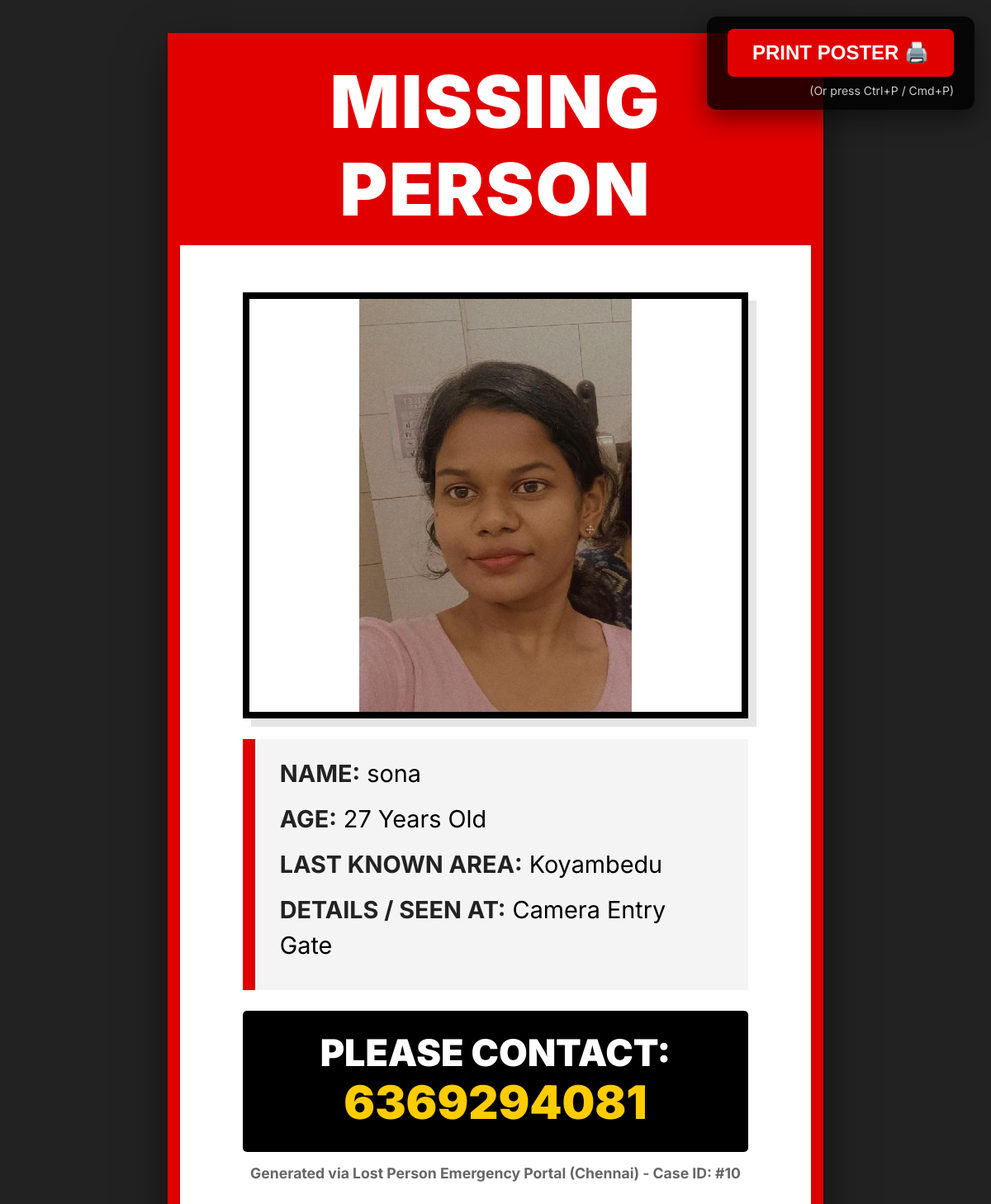
The app's page /print/10 with its own data.
### tables this page shows
CREATE TABLE alerts (
            id INTEGER PRIMARY KEY AUTOINCREMENT,
            name TEXT NOT NULL,
            age INTEGER NOT NULL,
            area TEXT NOT NULL,
            last_seen TEXT NOT NULL,
            contact TEXT NOT NULL,
            photo TEXT,
            status TEXT DEFAULT 'active'
        , device_id TEXT, is_iot_updated INTEGER DEFAULT 0, user_id INTEGER);

### app.py (the view)
@app.route('/print/<int:id>')
def print_poster(id):
    conn = get_db_connection()
    alert = conn.execute('SELECT * FROM alerts WHERE id = ?', (id,)).fetchone()
    conn.close()
    if alert is None:
        flash('Alert not found for printing.', 'error')
        return redirect(url_for('view_alerts'))
    return render_template('print_poster.html', alert=alert)

### database.py (called while the page is built)
def get_db_connection():
    conn = sqlite3.connect(DB_NAME)
    conn.row_factory = sqlite3.Row
    return conn

### templates/print_poster.html (shortened to what this page needs)
<!DOCTYPE html>
<html lang="en">
<head>
</head>
<body>
    <div class="print-btn-container no-print">
        <button class="print-btn" onclick="window.print()">PRINT POSTER 🖨️</button>
        <p style="color:#ccc; margin-top:8px; font-size: 14px; margin-bottom: 0;">(Or press Ctrl+P / Cmd+P)</p>
    </div>
    <div class="poster-container">
        <div class="header">
            MISSING PERSON
        </div>
        <div class="photo-container">
            {% if alert.photo %}
            <img src="{{ url_for('static', filename='uploads/' + alert.photo) }}" alt="Photo of {{ alert.name }}">
            {% else %}
            <div class="no-photo">NO PHOTO PROVIDED</div>
            {% endif %}
        </div>
        <div class="details">
            <div class="detail-item"><strong>Name:</strong> {{ alert.name }}</div>
            <div class="detail-item"><strong>Age:</strong> {{ alert.age }} Years Old</div>
            <div class="detail-item"><strong>Last Known Area:</strong> {{ alert.area }}</div>
            <div class="detail-item"><strong>Details / Seen At:</strong> {{ alert.last_seen }}</div>
        </div>
        <div class="contact-box">
            PLEASE CONTACT:<br>
            <span style="color:#ffcc00; font-size: 3.5rem;">{{ alert.contact }}</span>
        </div>
        <div class="meta-footer">
            Generated via Lost Person Emergency Portal (Chennai) - Case ID: #{{ alert.id }}
        </div>
    </div>
</body>
</html>

### templates/print_poster.html (style rules this page uses)
body { font-family: 'Inter', Arial, sans-serif; margin: 0; padding: 0; background: white; color: black; text-align: center; -webkit-print-color-adjust: exact; print-color-adjust: exact; }
.poster-container { width: 210mm; min-height: 297mm; padding: 20mm; box-sizing: border-box; display: flex; flex-direction: column; justify-content: space-between; margin: auto; border: 15px solid #e10000; background-color: white; }
.header { font-size: 5.5rem; color: white; background-color: #e10000; font-weight: 900; text-transform: uppercase; letter-spacing: 2px; padding: 15px; margin: -20mm -20mm 15mm -20mm; }
.photo-container { flex: 1; display: flex; justify-content: center; align-items: center; margin-bottom: 25px; overflow: hidden; border: 8px solid black; box-shadow: 10px 10px 0px rgba(0,0,0,0.1); }
.photo-container img { max-width: 100%; max-height: 500px; object-fit: contain; }
.details { text-align: left; font-size: 1.8rem; line-height: 1.5; margin-bottom: 25px; padding: 20px 30px; background: #f4f4f4; border-left: 15px solid #e10000; }
.detail-item { margin-bottom: 12px; }
.detail-item strong { text-transform: uppercase; color: #222; }
.contact-box { font-size: 2.8rem; background-color: black; color: white; padding: 25px; font-weight: 900; text-transform: uppercase; line-height: 1.2; border-radius: 5px; }
.meta-footer { margin-top: 15px; font-size: 1.1rem; color: #666; font-weight: bold; }
.print-btn-container { position: fixed; top: 20px; right: 20px; text-align: right; background: rgba(0,0,0,0.8); padding: 15px 25px; border-radius: 12px; z-index: 1000; box-shadow: 0 10px 30px rgba(0,0,0,0.5); }
.print-btn { background: #e10000; color: white; border: none; padding: 15px 30px; font-size: 1.5rem; font-weight: 900; cursor: pointer; border-radius: 8px; text-transform: uppercase; transition: transform 0.2s; }
@media screen { body { background: #222; padding: 40px; } }
@media screen { .poster-container { box-shadow: 0 20px 50px rgba(0,0,0,0.5); } }

### records on screen
alerts: photo (picture), name "sona", age "27", area "Koyambedu", last_seen "Camera Entry Gate", contact "6369294081", id "10"
